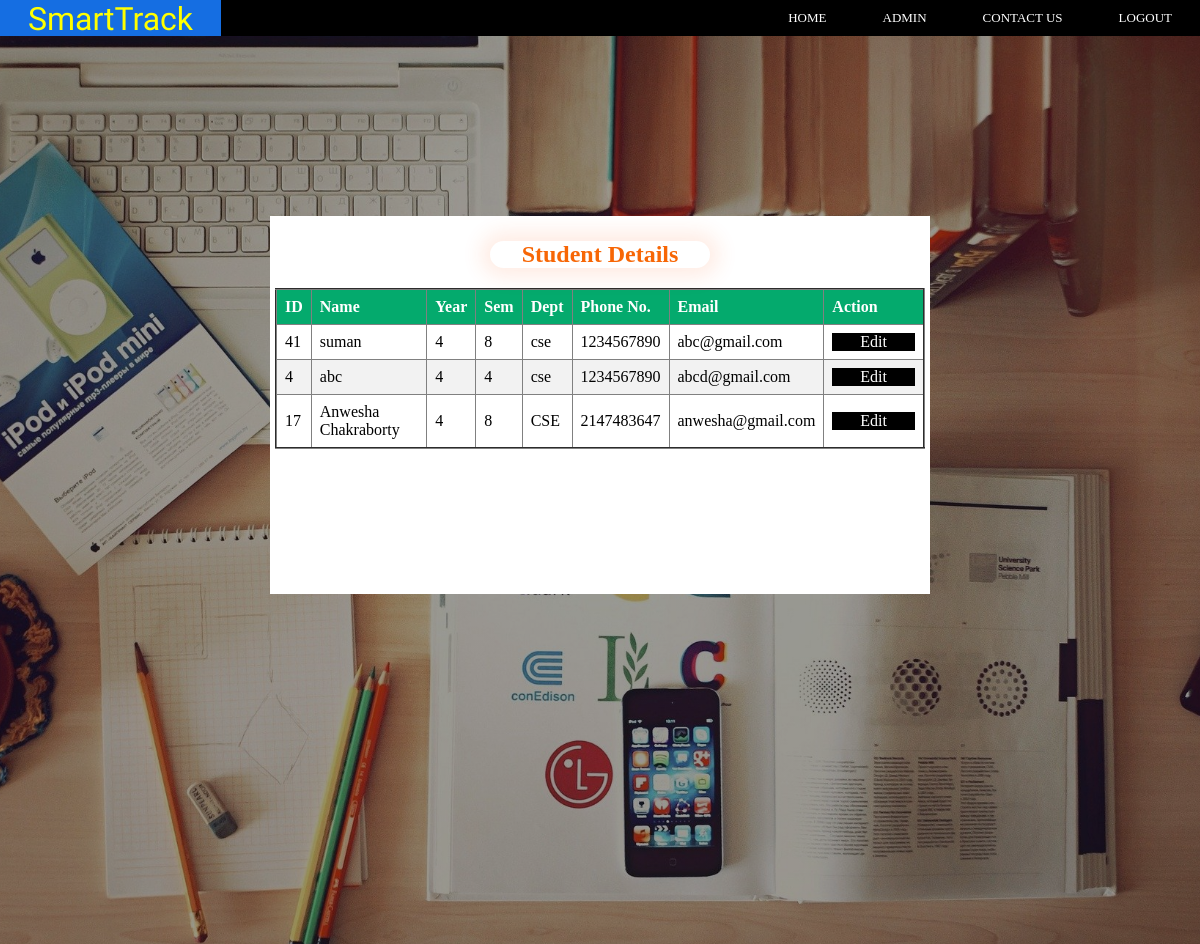
Screenshot of /stud_details.php with the database file from the repository.
### tables this page shows
CREATE TABLE `student_login` (
  `stud_id` int(11) NOT NULL,
  `stud_name` varchar(255) NOT NULL,
  `stud_year` int(1) NOT NULL,
  `stud_sem` int(1) NOT NULL,
  `stud_dept` varchar(20) NOT NULL,
  `stud_phno` int(10) NOT NULL,
  `stud_email` varchar(255) NOT NULL,
  `stud_password` varchar(255) NOT NULL
);

### stud_details.php (the view, shortened to what this page needs)
<!DOCTYPE html>
<html>
<head>
    <link rel="stylesheet" href="admin_chart.css">
    <link rel="stylesheet" href="navigation.css">
</head>
<body>
<div class="main_container" id="home">
    <div class="navbar">
        <div class="logo">
            <a href="home.php">SmartTrack</a>
        </div>
        <div class="navbar_items">
            <ul>
                <li><a href="home.php">LOGOUT</a></li>
                <li><a href="home.php">CONTACT US</a></li>
                <li><a href="admin_login.php">ADMIN</a></li>
                <li><a href="home.php">HOME</a></li>
            </ul>
        </div>
    </div>
    <div class="banner_image">
        <div class="form-box">
            <div class="button-box">
                <div>
                    <h2><center>Student Details</center></h2>
                </div>
            </div>
            <?php
            $con = mysqli_connect("localhost", "root", "", "spt");
            $selectSQL = "SELECT * FROM `student_login`";
            if( !( $selectRes = mysqli_query( $con,$selectSQL ) ) ){
                echo " ";
            }else{
                ?>
                <div class="table-container">
                    <table border="2">
                        <thead>
                            <tr>
                                <th>ID</th>
                                <th>Name</th>
                                <th>Year</th>
                                <th>Sem</th>
                                <th>Dept</th>
                                <th>Phone No.</th>
                                <th>Email</th>
                                <th>Action</th>
                            </tr>
                        </thead>
                        <tbody>
                            <?php
                            if( mysqli_num_rows( $selectRes )==0 ){
                                echo '<tr><td colspan="4">No Rows Returned</td></tr>';
                            }else{
                                while( $row = mysqli_fetch_assoc( $selectRes ) ){
                                    echo "<tr>
                                        <td>{$row['stud_id']}</td>
                                        <td>{$row['stud_name']}</td>
                                        <td>{$row['stud_year']}</td>
                                        <td>{$row['stud_sem']}</td>
                                        <td>{$row['stud_dept']}</td>
                                        <td>{$row['stud_phno']}</td>
                                        <td>{$row['stud_email']}</td>
                                        <td><a href='edit_student.php?id={$row['stud_id']}' >Edit</a></td>
                                    </tr>\n";
                                }
                            }
                            ?>
                        </tbody>
                    </table>
                </div>
            <?php
            }
            ?>
        </div>
    </div>
</div>
</body>
</html>

### admin_chart.css (style rules this page uses)
* { margin: 0; padding:0; font-family: Volkhov; box-sizing: border-box; }
.banner_image { height: 100%; width: 100%; background-image:linear-gradient(rgba(0,0,0,0.4), rgba(0,0,0,0.4)),url(note.jpg); background-position: center; background-size: cover; position: absolute; }
.form-box { width:55%; height:40%; position: relative; margin: 15% auto; background: #ffffff; padding: 5px; overflow: auto; }
.button-box { width: 220px; margin:20px auto; position: relative; box-shadow: 0 0 20px 9px #ff61241f; border-radius: 30px; }
h2 { color: #f76605; }
a { background: black; }

### navigation.css (style rules this page uses)
ul { margin:0; padding:0; list-style: none; height:36px; line-height: 36px; background-color: #000; font-family: Arial, Helvetica,sans-serif; font-size: 13px; }
li { float: right; }
a { display: block; padding: 0 28px; color: #fff; text-decoration: none; }
.logo a { font-family: 'Allura', cursive; font-size: 32px; color: #ffff00; position: absolute; }

### stud_details.php (style rules this page uses)
.table-container { max-height: 400px; overflow: auto; }
table { border-collapse: collapse; width: 100%; overflow-y: auto; }
th, td { text-align: left; padding: 8px; }
tr:nth-child(even) { background-color: #f2f2f2 }
th { background-color: #04AA6D; color: white; }
td a { color: white; }

### rows the page displays
student_login: stud "41", stud_name "suman", stud_year "4", stud_sem "8", stud_dept "cse", stud_phno "1234567890", stud_email "abc@gmail.com"
student_login: stud "4", stud_name "abc", stud_year "4", stud_sem "4", stud_dept "cse", stud_phno "1234567890", stud_email "abcd@gmail.com"
student_login: stud "17", stud_name "Anwesha Chakraborty", stud_year "4", stud_sem "8", stud_dept "CSE", stud_phno "2147483647", stud_email "anwesha@gmail.com"
